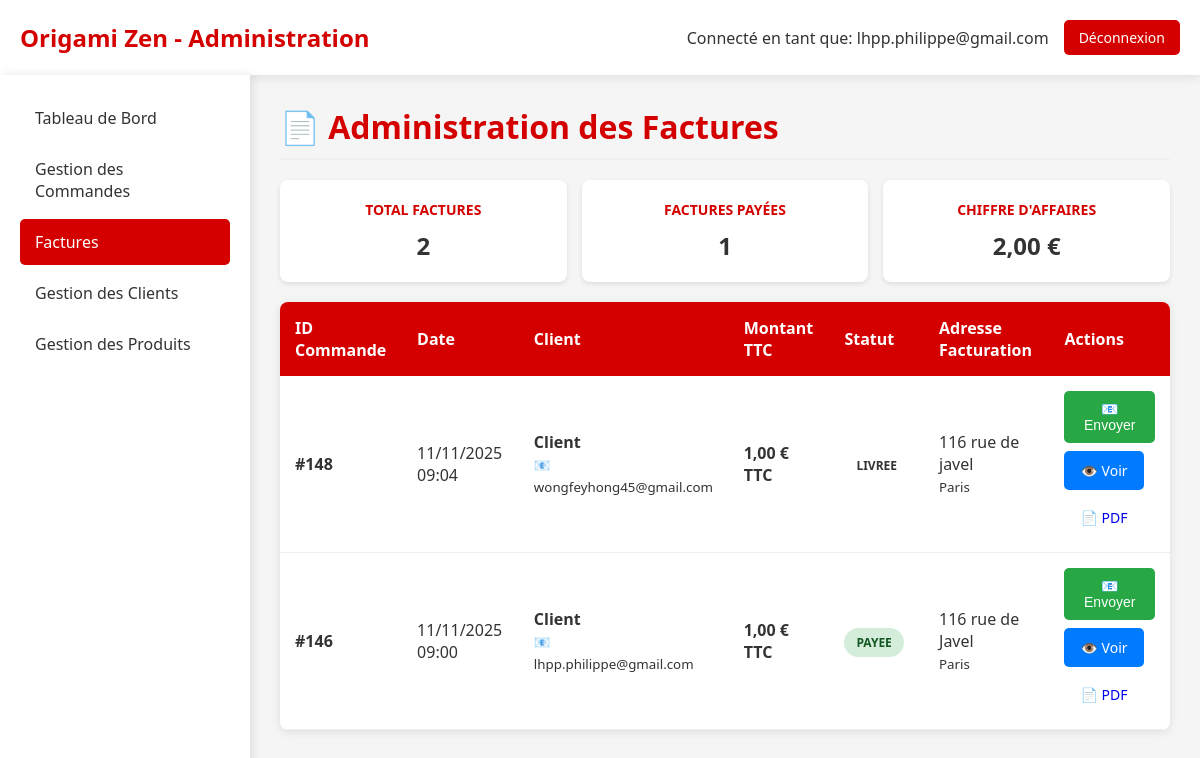
/admin_factures.php (signed in), run on an earlier commit of the app's database.
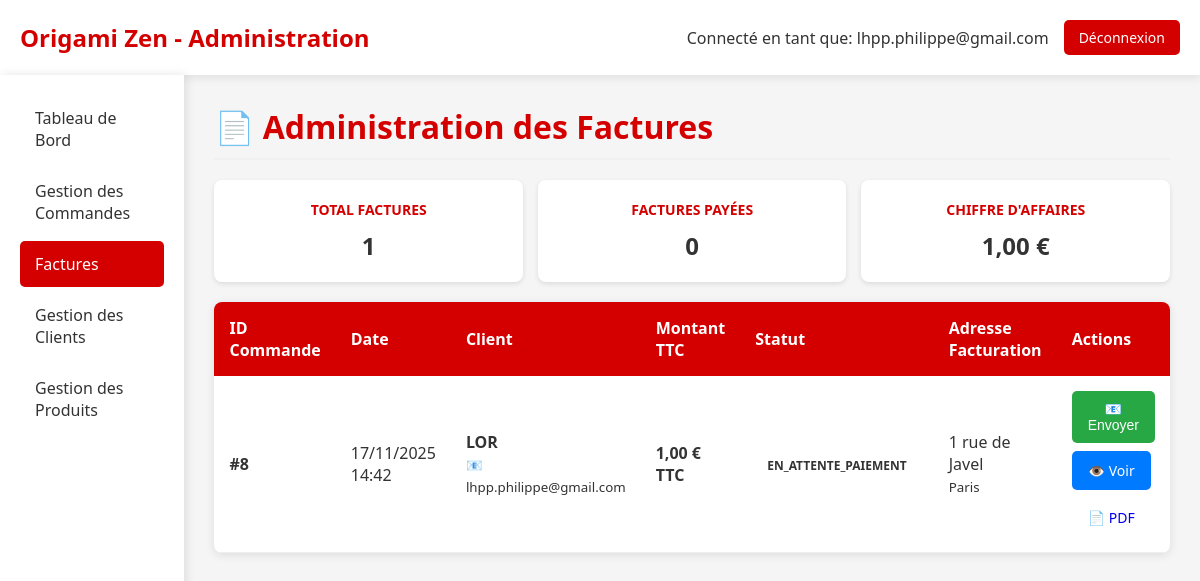
And on a later commit of the database.
### tables this page shows
CREATE TABLE IF NOT EXISTS `commande` (
  `idCommande` bigint NOT NULL AUTO_INCREMENT,
  `idClient` bigint NOT NULL,
  `idAdresseLivraison` bigint NOT NULL,
  `idAdresseFacturation` bigint DEFAULT NULL,
  `dateCommande` datetime NOT NULL,
  `modeReglement` varchar(20) NOT NULL DEFAULT 'CB',
  `delaiLivraison` date NOT NULL,
  `fraisDePort` double NOT NULL,
  `montantTotal` double NOT NULL,
  `statut` varchar(20) NOT NULL DEFAULT 'en_attente',
  `statut_paiement` enum('en_attente','payee','echec','annulee','rembourse') DEFAULT 'en_attente',
  `idPaiement` int DEFAULT NULL,
  PRIMARY KEY (`idCommande`),
  KEY `Commande_idClient_FK` (`idClient`),
  KEY `Commande_idAdresseLivraison_FK` (`idAdresseLivraison`),
  KEY `idAdresseFacturation` (`idAdresseFacturation`)
);

CREATE TABLE IF NOT EXISTS `client` (
  `idClient` bigint NOT NULL AUTO_INCREMENT,
  `email` varchar(50) NOT NULL,
  `motDePasse` varchar(255) NOT NULL,
  `nom` varchar(50) DEFAULT NULL,
  `prenom` varchar(50) DEFAULT NULL,
  `telephone` varchar(20) DEFAULT NULL,
  `email_confirme` tinyint(1) DEFAULT '0',
  `token_confirmation` varchar(64) DEFAULT NULL,
  `token_expires` datetime DEFAULT NULL,
  `type` enum('temporaire','permanent') DEFAULT 'temporaire',
  `date_creation` datetime DEFAULT CURRENT_TIMESTAMP,
  `session_id` varchar(128) DEFAULT NULL,
  PRIMARY KEY (`idClient`),
  KEY `idx_client_type` (`type`),
  KEY `idx_client_session` (`session_id`),
  KEY `idx_client_date` (`date_creation`)
);

CREATE TABLE IF NOT EXISTS `adresse` (
  `idAdresse` bigint NOT NULL AUTO_INCREMENT,
  `idClient` bigint NOT NULL,
  `nom` varchar(50) NOT NULL,
  `prenom` varchar(50) NOT NULL,
  `adresse` varchar(50) NOT NULL,
  `codePostal` varchar(50) NOT NULL,
  `ville` varchar(50) NOT NULL,
  `pays` varchar(50) NOT NULL,
  `telephone` varchar(50) NOT NULL,
  `instructions` varchar(255) DEFAULT NULL,
  `societe` varchar(50) DEFAULT NULL,
  `type` varchar(20) DEFAULT 'livraison',
  `dateCreation` datetime DEFAULT CURRENT_TIMESTAMP,
  PRIMARY KEY (`idAdresse`),
  KEY `Adresse_idClient_FK` (`idClient`)
);

### admin_factures.php (the view, shortened to what the changed rows need)
<?php
$host = '217.182.198.20';
$dbname = 'Origami';
$username = 'root';
$password = 'L099339R';
try {
    $pdo = new PDO("mysql:host=$host;dbname=$dbname;charset=utf8", $username, $password);
    $pdo->setAttribute(PDO::ATTR_ERRMODE, PDO::ERRMODE_EXCEPTION);
} catch (PDOException $e) {
    die("Erreur de connexion à la base de données: " . $e->getMessage());
}
$stmt = $pdo->prepare("
    SELECT
        c.idCommande,
        c.dateCommande,
        c.montantTotal,
        c.statut,
        cl.nom,
        cl.prenom,
        cl.email,
        a_fact.adresse as adresse_facturation,
        a_fact.ville as ville_facturation,
        a_liv.adresse as adresse_livraison,
        a_liv.ville as ville_livraison
    FROM Commande c
    JOIN Client cl ON c.idClient = cl.idClient
    JOIN Adresse a_fact ON c.idAdresseFacturation = a_fact.idAdresse
    JOIN Adresse a_liv ON c.idAdresseLivraison = a_liv.idAdresse
    ORDER BY c.dateCommande DESC
");
$stmt->execute();
$commandes = $stmt->fetchAll(PDO::FETCH_ASSOC);
?>
<!DOCTYPE html>
<html lang="fr">
<head>
</head>
<body>
    <div class="header">
        <div class="logo">
            <h1>Origami Zen - Administration</h1>
        </div>
    </div>
    <div class="container">
        <div class="main-content">
            <h1 class="page-title">📄 Administration des Factures</h1>
            <div class="stats-grid">
                <div class="stat-card">
                    <h3>Total Factures</h3>
                    <div class="number"><?= count($commandes) ?></div>
                </div>
                <div class="stat-card">
                    <h3>Factures Payées</h3>
                    <div class="number">
                        <?= count(array_filter($commandes, function($cmd) { return $cmd['statut'] === 'payee'; })) ?>
                    </div>
                </div>
                <div class="stat-card">
                    <h3>Chiffre d'Affaires</h3>
                    <div class="number">
                        <?= number_format(array_sum(array_column($commandes, 'montantTotal')), 2, ',', ' ') ?> €
                    </div>
                </div>
            </div>
            <table class="table-commandes">
                <thead>
                    <tr>
                        <th>ID Commande</th>
                        <th>Date</th>
                        <th>Client</th>
                        <th>Montant TTC</th>
                        <th>Statut</th>
                        <th>Adresse Facturation</th>
                        <th>Actions</th>
                    </tr>
                </thead>
                <tbody>
                    <?php foreach ($commandes as $commande): ?>
                        <tr>
                            <td><strong>#<?= $commande['idCommande'] ?></strong></td>
                            <td><?= date('d/m/Y H:i', strtotime($commande['dateCommande'])) ?></td>
                            <td>
                                <strong><?= htmlspecialchars($commande['prenom']) ?> <?= htmlspecialchars($commande['nom']) ?></strong><br>
                                <small>📧 <?= htmlspecialchars($commande['email']) ?></small>
                            </td>
                            <td><strong><?= number_format($commande['montantTotal'], 2, ',', ' ') ?> € TTC</strong></td>
                            <td>
                                <span class="statut statut-<?= $commande['statut'] ?>">
                                    <?= $commande['statut'] ?>
                                </span>
                            </td>
                            <td>
                                <?= htmlspecialchars($commande['adresse_facturation']) ?><br>
                                <small><?= htmlspecialchars($commande['ville_facturation']) ?></small>
                            </td>
                            <td>
                                <div class="actions-cell">
                                    <form method="POST" class="form-inline">
                                        <button type="submit" class="btn btn-success" onclick="return confirm('Envoyer la facture #<?= $commande['idCommande'] ?> à <?= htmlspecialchars($commande['email']) ?> ?')">
                                            📧 Envoyer
                                        </button>
                                    </form>
                                    <a href="admin_factures.php?action=generer&id=<?= $commande['idCommande'] ?>" class="btn btn-primary" target="_blank">
                                        👁️ Voir
                                    </a>
                                    <a href="generer_facture.php?id=<?= $commande['idCommande'] ?>" class="btn btn-warning" target="_blank">
                                        📄 PDF
                                    </a>
                                </div>
                            </td>
                        </tr>
                    <?php endforeach; ?>
                </tbody>
            </table>
        </div>
    </div>
</body>
</html>

What changed in the data, as far as the page shows it:
removed commande: idCommande "148", dateCommande "11/11/2025 09:04", idClient.nom "Client", idClient.email "wongfeyhong45@gmail.com", montantTotal "1,00", statut "LIVREE", idAdresseLivraison.adresse "116 rue de javel", idAdresseLivraison.ville "Paris"
removed commande: idCommande "146", dateCommande "11/11/2025 09:00", idClient.nom "Client", idClient.email "lhpp.philippe@gmail.com", montantTotal "1,00", statut "PAYEE", idAdresseLivraison.adresse "116 rue de Javel", idAdresseLivraison.ville "Paris"
added commande: statut "0", idCommande "8", dateCommande "17/11/2025 14:42", idClient.nom "LOR", idClient.email "lhpp.philippe@gmail.com", montantTotal "1,00", statut "EN_ATTENTE_PAIEMENT", idAdresseLivraison.adresse "1 rue de Javel", idAdresseLivraison.ville "Paris"
Also different on the page:
count($commandes): "2" → "1"
array_sum(array_column($commandes, 'montantTotal')): "2,00" → "1,00"
text no longer shown: "1"
